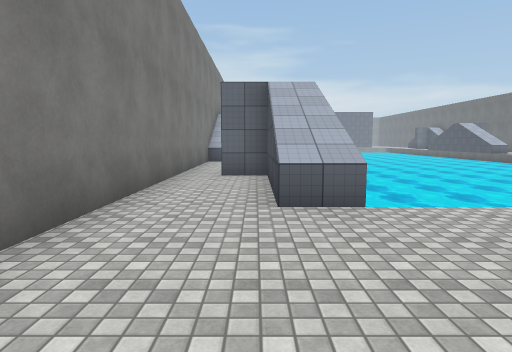
[1] (above)

24 first-person views from a walk through a scene from a Unity 3-D project. The camera is 1.5 m above the floor, tilts 6° down and sees 75° across. The floor is counted in squares, 2 m on a side. Each view is taken from the middle of a square. On the plan, view 1 faces up. The plan holds only what a view shows up to about 11 squares ahead; the rest is blank. The place goes on beyond the plan. Surface patterns are stand-ins for the level's own textures.

[2]
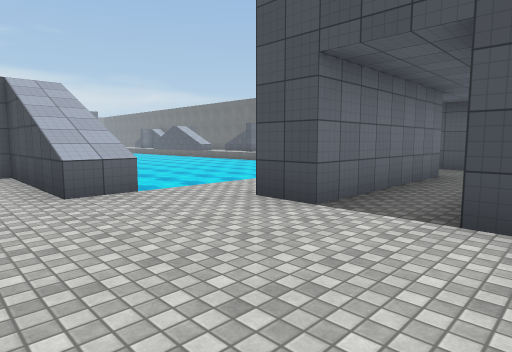

[3]
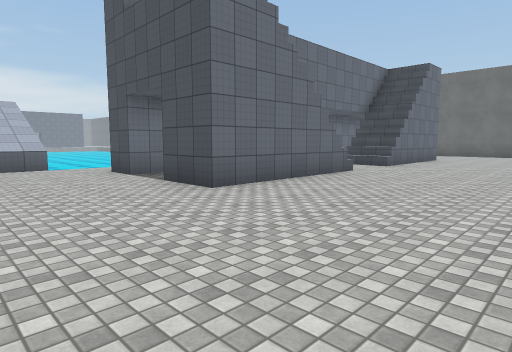

[4]
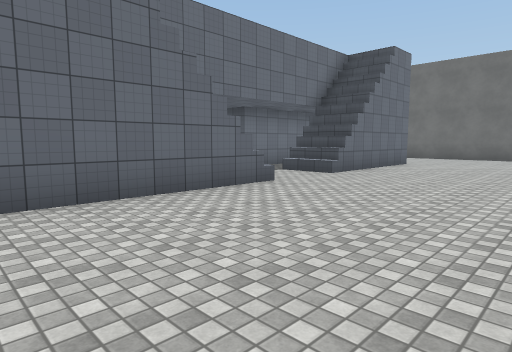

[5]
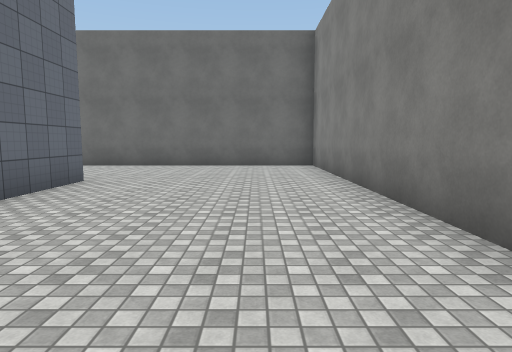

[6]
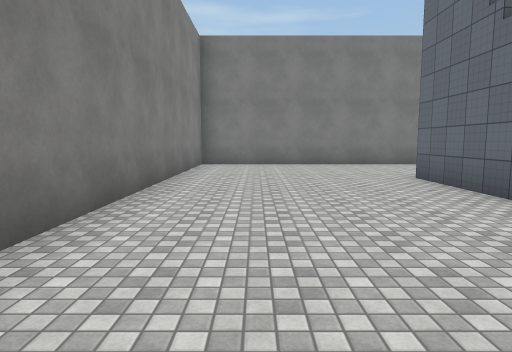

[7]
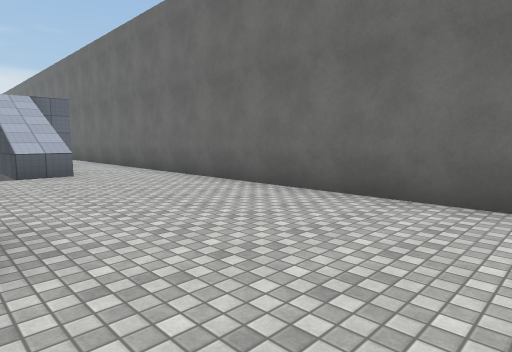

[8]
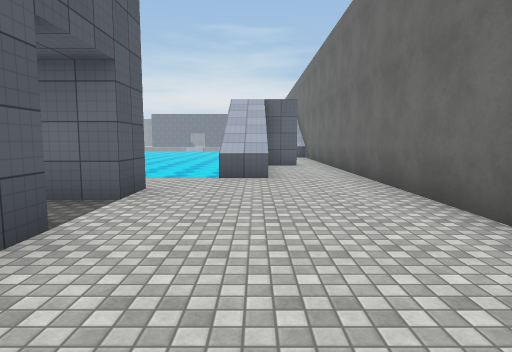

[9]
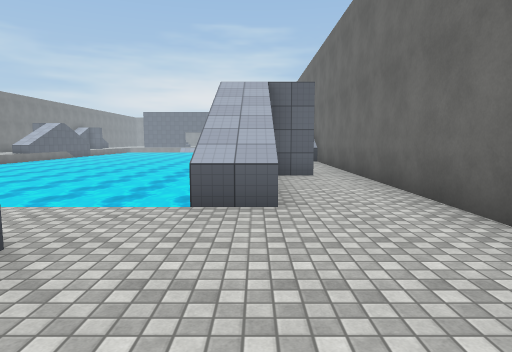

[10]
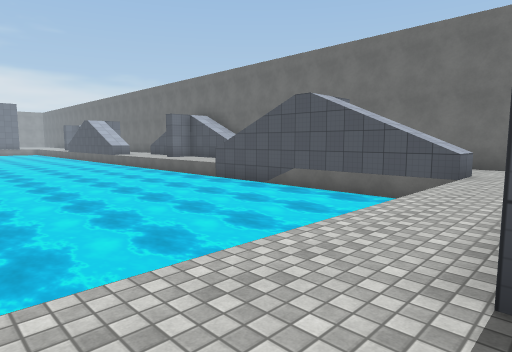

[11]
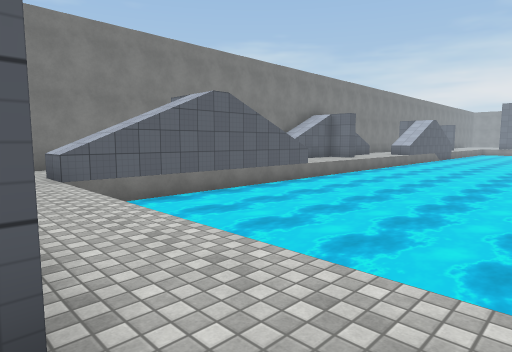

[12]
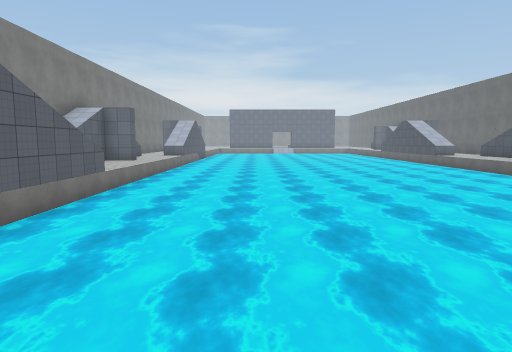

[13]
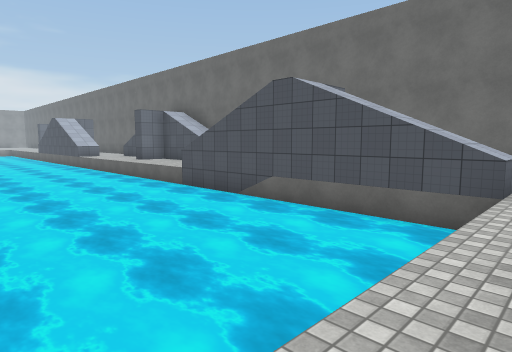

[14]
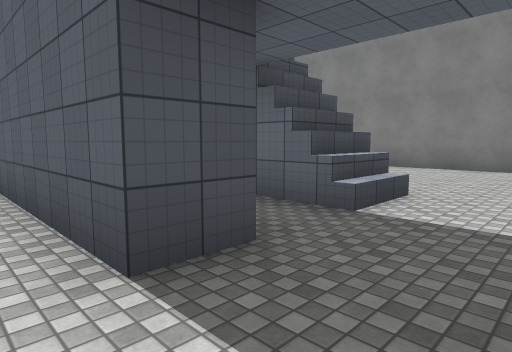

[15]
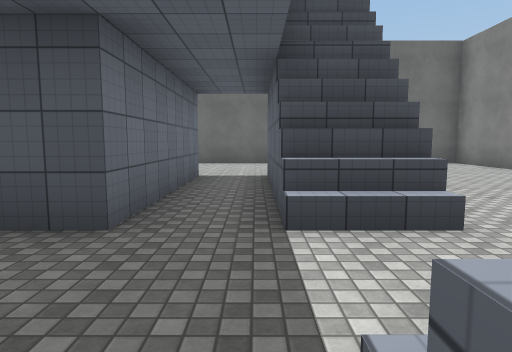

[16]
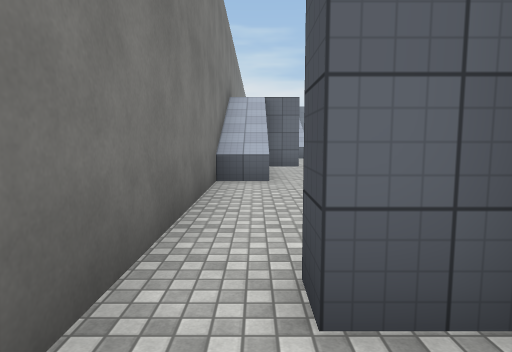

[17]
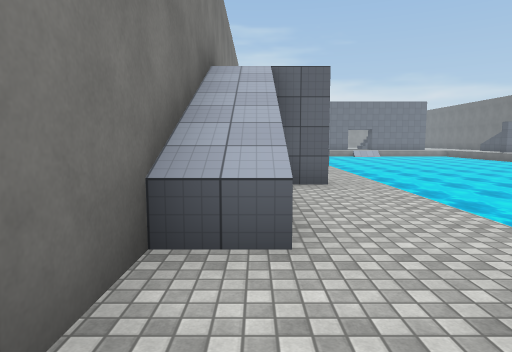

[18]
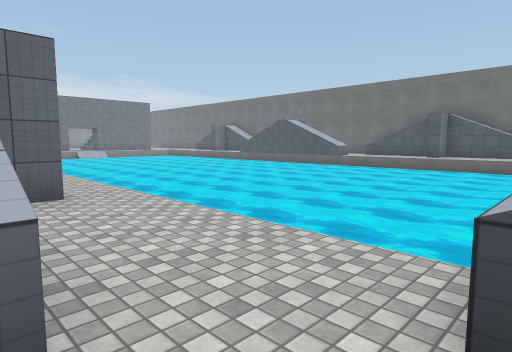

[19]
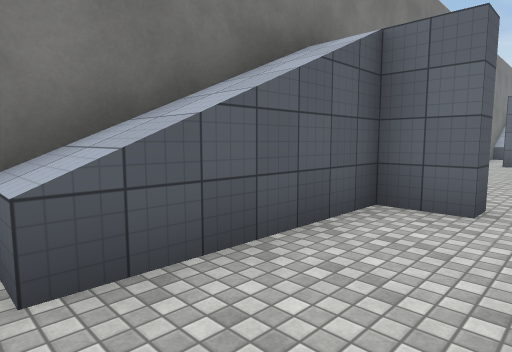

[20]
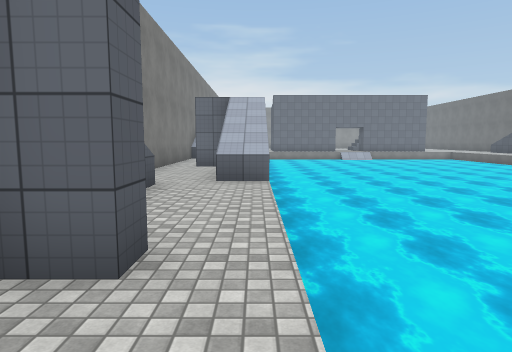

[21]
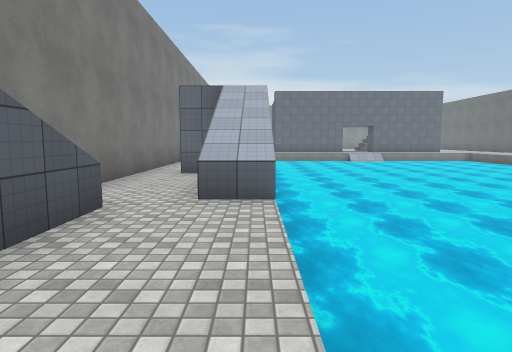

[22]
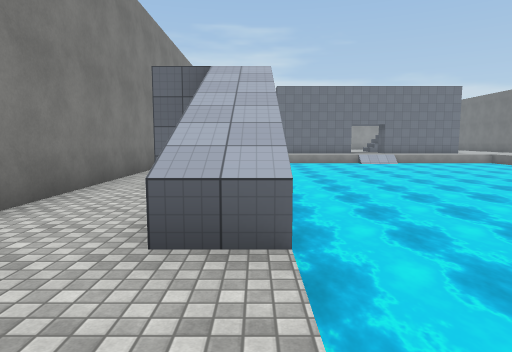

[23]
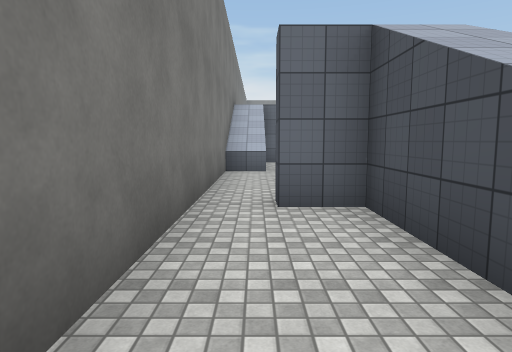

[24]
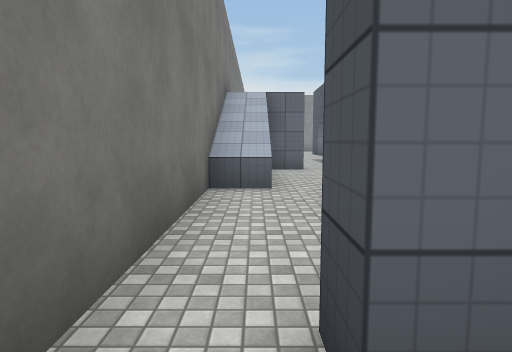

### Floor plan
Key: @ floor where view 1 was taken; # wall or solid block; . floor; / step, stairs or slope; ≈ water the walk keeps out of; ^ raised ledge.
Columns run from 2 left of view 1 to 18 right of it. Each row starts with its distance up from view 1.
 29 ##. ≈≈≈≈≈≈≈≈
 28 #.. ≈≈≈≈≈≈≈≈
 27 #.. ≈≈≈≈≈≈≈≈
 26 #.. ≈≈≈≈≈≈≈≈
 25 #.  ≈≈≈≈≈≈≈≈
 24 #.##≈≈≈≈≈≈≈≈
 23 #..#≈≈≈≈≈≈≈
 22 #..#≈≈≈≈≈≈
 21 #..#≈≈≈≈≈≈
 20  ...≈≈≈≈≈≈
 19  #..≈≈≈≈≈≈
 18  #..≈≈≈≈≈≈≈
 17  #..≈≈≈≈≈≈≈≈
 16  ##.≈≈≈≈≈≈≈≈≈≈≈
 15  #.. ≈≈≈≈≈≈≈≈≈≈≈
 14  #..≈≈≈≈≈≈≈≈≈≈≈≈≈
 13 ##..≈≈≈≈≈≈≈≈≈≈≈≈≈
 12 #...≈≈≈≈≈≈≈≈≈≈≈≈≈
 11 #..^≈≈≈≈≈≈≈≈≈≈≈≈≈   #
 10 #..#≈≈≈≈≈≈≈≈≈≈≈≈≈  .#
  9 #..#≈≈≈≈≈≈≈≈≈≈≈≈≈# .#
  8 #.##≈≈≈≈≈≈≈≈≈≈≈≈###.#
  7 #..#≈≈≈≈≈≈≈≈≈≈≈≈##..#
  6 #..#≈≈≈≈≈≈≈≈≈≈≈≈≈ ..#
  5 #..#≈≈≈≈≈≈≈≈≈≈≈≈≈ ..#
  4 #..^≈≈≈≈≈//≈≈≈≈≈≈^..#
  3 #...................#
  2 #....####..#####....#
  1 #...................#
  0 #.@.................#
 -1 #....####..^####....#
 -2 #...................#
 -3 #...................#
 -4 #...................#
 -5 #...................#
 -6 #...................#
 -7 #####################

Where each view was taken, in squares from view 1:
view 1: 0 up, 0 right, facing up
view 2: 1 down, 1 left, facing up-right
view 3: 6 down, 1 left, facing up-right
view 4: 6 down, 2 right, facing up-right
view 5: 5 down, 7 right, facing right
view 6: 5 down, 9 right, facing left
view 7: 4 down, 13 right, facing up-right
view 8: 3 down, 15 right, facing up
view 9: 0 up, 15 right, facing up
view 10: 2 up, 7 right, facing up-right
view 11: 2 up, 8 right, facing up-left
view 12: 3 up, 5 right, facing up
view 13: 3 up, 9 right, facing up-right
view 14: 3 up, 7 right, facing down-right
view 15: 0 up, 6 right, facing right
view 16: 6 up, 1 left, facing up
view 17: 10 up, 1 left, facing up
view 18: 11 up, 1 left, facing up-right
view 19: 12 up, 1 right, facing up-left
view 20: 14 up, 1 right, facing up
view 21: 16 up, 1 right, facing up
view 22: 18 up, 1 right, facing up
view 23: 20 up, 1 left, facing up
view 24: 23 up, 1 left, facing up
